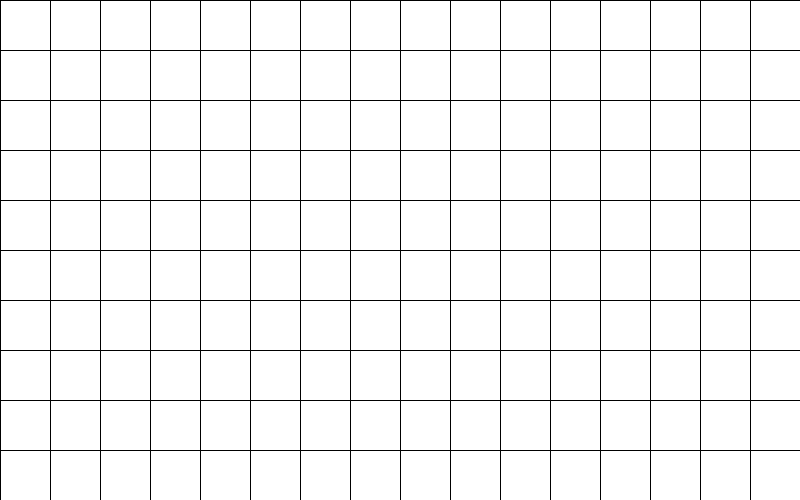
Frame 1 (no input)
Frame 60 (the mouse pressed at the canvas centre just before this capture): identical to frame 1, image omitted
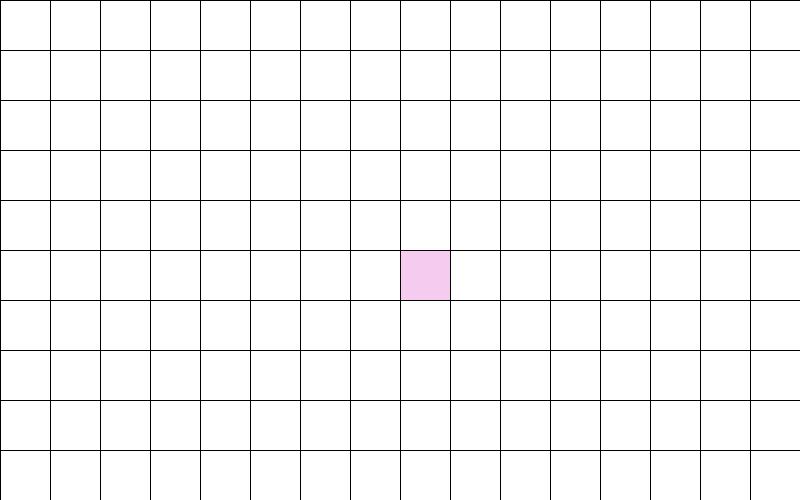
Frame 120 (the mouse held since frame 60 and released just before this capture)

The Processing sketch that drew these frames (run headless with seeded random() and noise(); from frame 60 on, the mouse is pressed at the canvas centre):

// Processing sketch: week06_1
// ── week06_1.pde
//week06-1好玩的程式設計
//File-Preference偏好設定,字型放大, 接續上週的 week05-5
int [][] b = new int [10][16];//Java 的 2D陣列
void setup(){
  size(800, 500);//視窗大小800 x 500
}
void draw(){
  background(255);//背景白色
  for (int i=0;i<10; i++){  // 左手 i 的for(迴圈)對應y座標
    for(int j=0; j<16; j++){ //右手j的for(迴圈)對應x座標
      if (b[i][j]==1) fill(#F5CBEF);//如果陣列有1,就放淡紫色
      else fill(255);//否則就放白色
      rect( j*50, i*50, 50, 50);// 小格子(右手)對應x座標, 左手對應y座標
    }
  }
}
void mousePressed(){
  int i = mouseY / 50, j = mouseX /50;//左手對應y座標,右手對應x座標
  b[i][j] = 1;//設成1,等一下會畫顏色
}
